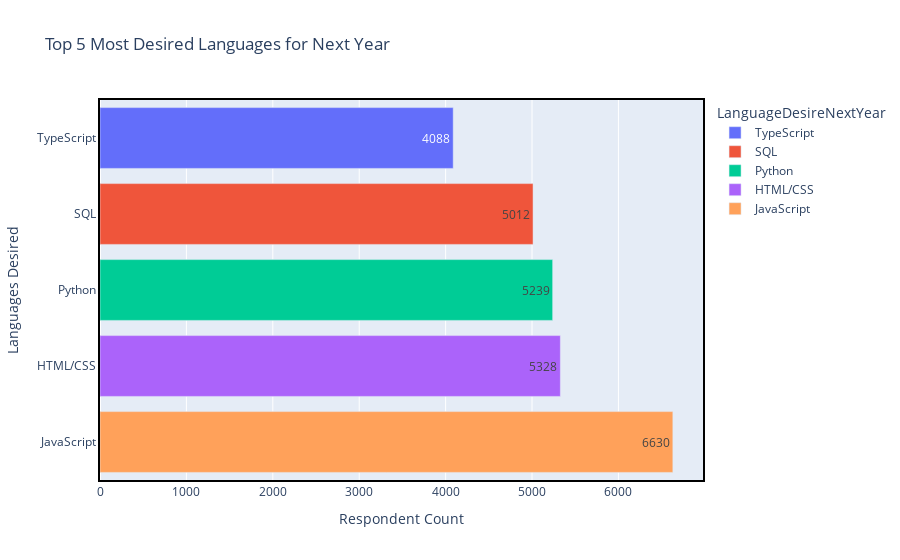

The notebook cell this image was saved under:
### Code cell
fig = px.bar(df_tech.groupby('LanguageDesireNextYear')['Respondent'].count().reset_index(name='count').sort_values(by='count').tail(5)
             , y='LanguageDesireNextYear' , x='count', color='LanguageDesireNextYear', text='count', orientation='h', title='Top 5 Most Desired Languages for Next Year')
fig.update_xaxes(showline=True, linewidth=2, linecolor='black', mirror=True, title='Respondent Count')
fig.update_yaxes(showline=True, linewidth=2, linecolor='black', mirror=True, title='Languages Desired')
fig.show()

### Figure 1 — Plotly figure (JSON) as saved in the notebook; plotly's stock layout.template omitted (floating-point values rounded to 4 significant figures)
{"data": [{"alignmentgroup": "True", "hovertemplate": "LanguageDesireNextYear=%{y}<br>count=%{text}<extra></extra>", "legendgroup": "TypeScript", "marker": {"color": "#636efa", "pattern": {"shape": ""}}, "name": "TypeScript", "offsetgroup": "TypeScript", "orientation": "h", "showlegend": true, "text": [4088], "textposition": "auto", "type": "bar", "x": [4088], "xaxis": "x", "y": ["TypeScript"], "yaxis": "y"}, {"alignmentgroup": "True", "hovertemplate": "LanguageDesireNextYear=%{y}<br>count=%{text}<extra></extra>", "legendgroup": "SQL", "marker": {"color": "#EF553B", "pattern": {"shape": ""}}, "name": "SQL", "offsetgroup": "SQL", "orientation": "h", "showlegend": true, "text": [5012], "textposition": "auto", "type": "bar", "x": [5012], "xaxis": "x", "y": ["SQL"], "yaxis": "y"}, {"alignmentgroup": "True", "hovertemplate": "LanguageDesireNextYear=%{y}<br>count=%{text}<extra></extra>", "legendgroup": "Python", "marker": {"color": "#00cc96", "pattern": {"shape": ""}}, "name": "Python", "offsetgroup": "Python", "orientation": "h", "showlegend": true, "text": [5239], "textposition": "auto", "type": "bar", "x": [5239], "xaxis": "x", "y": ["Python"], "yaxis": "y"}, {"alignmentgroup": "True", "hovertemplate": "LanguageDesireNextYear=%{y}<br>count=%{text}<extra></extra>", "legendgroup": "HTML/CSS", "marker": {"color": "#ab63fa", "pattern": {"shape": ""}}, "name": "HTML/CSS", "offsetgroup": "HTML/CSS", "orientation": "h", "showlegend": true, "text": [5328], "textposition": "auto", "type": "bar", "x": [5328], "xaxis": "x", "y": ["HTML/CSS"], "yaxis": "y"}, {"alignmentgroup": "True", "hovertemplate": "LanguageDesireNextYear=%{y}<br>count=%{text}<extra></extra>", "legendgroup": "JavaScript", "marker": {"color": "#FFA15A", "pattern": {"shape": ""}}, "name": "JavaScript", "offsetgroup": "JavaScript", "orientation": "h", "showlegend": true, "text": [6630], "textposition": "auto", "type": "bar", "x": [6630], "xaxis": "x", "y": ["JavaScript"], "yaxis": "y"}], "layout": {"autosize": true, "barmode": "relative", "legend": {"title": {"text": "LanguageDesireNextYear"}, "tracegroupgap": 0}, "title": {"text": "Top 5 Most Desired Languages for Next Year"}, "xaxis": {"anchor": "y", "autorange": true, "domain": [0, 1], "linecolor": "black", "linewidth": 2, "mirror": true, "range": [0, 6979.0], "showline": true, "title": {"text": "Respondent Count"}, "type": "linear"}, "yaxis": {"anchor": "x", "autorange": true, "categoryarray": ["JavaScript", "HTML/CSS", "Python", "SQL", "TypeScript"], "categoryorder": "array", "domain": [0, 1], "linecolor": "black", "linewidth": 2, "mirror": true, "range": [-0.5, 4.5], "showline": true, "title": {"text": "Languages Desired"}, "type": "category"}}}
